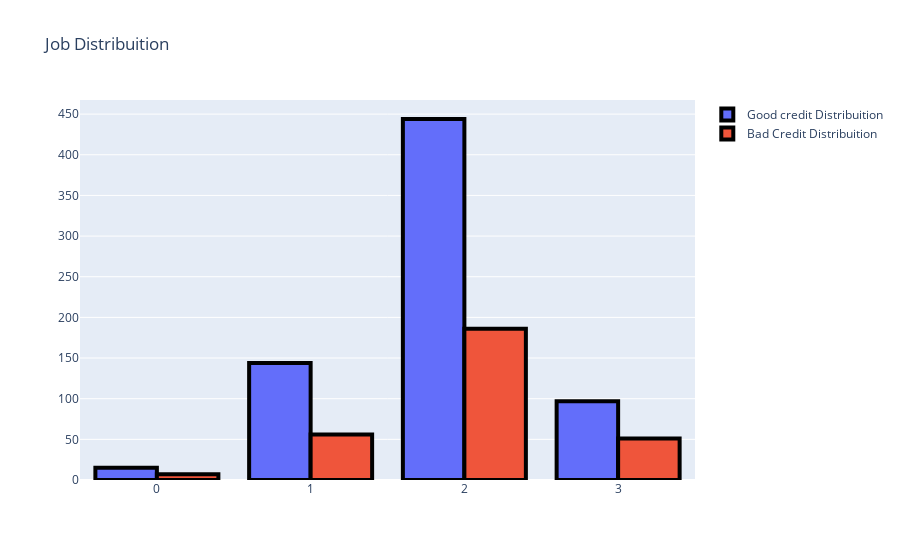

Write notebook code for a chart like this one.
### Markdown cell above
Let's create age categories and look at the distribution of Loan Amount by Riskand try to do some research on Credit Amount by Age Crossed Work, and Distribution.

### Distribuition

### Code cell
#First plot
trace0 = go.Bar(
    x = df[df["Risk"]== 'good']["Job"].value_counts().index.values,
    y = df[df["Risk"]== 'good']["Job"].value_counts().values,
    name='Good credit Distribuition'
)

#Second plot
trace1 = go.Bar(
    x = df[df["Risk"]== 'bad']["Job"].value_counts().index.values,
    y = df[df["Risk"]== 'bad']["Job"].value_counts().values,
    name="Bad Credit Distribuition"
)

data = [trace0, trace1]

layout = go.Layout(
    title='Job Distribuition'
)

fig = go.Figure(data=data, layout=layout)
fig.data[0].marker.line.width = 4
fig.data[0].marker.line.color = "black"
fig.data[1].marker.line.width = 4
fig.data[1].marker.line.color = "black"
py.iplot(fig, filename='grouped-bar')

### Figure 1 — Plotly figure (JSON) as saved in the notebook; plotly's stock layout.template omitted (floating-point values rounded to 4 significant figures)
{"data": [{"marker": {"line": {"color": "black", "width": 4}}, "name": "Good credit Distribuition", "type": "bar", "x": [2, 1, 3, 0], "y": [444, 144, 97, 15]}, {"marker": {"line": {"color": "black", "width": 4}}, "name": "Bad Credit Distribuition", "type": "bar", "x": [2, 1, 3, 0], "y": [186, 56, 51, 7]}], "layout": {"title": {"text": "Job Distribuition"}}}
